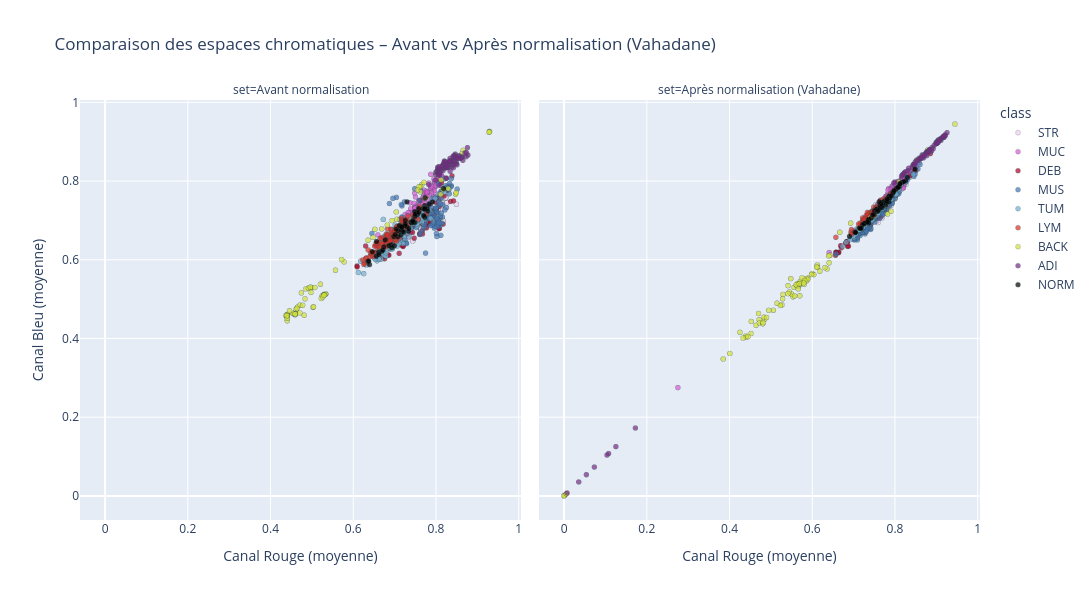

Here is the notebook cell this chart was saved with:
### Code cell
# =======================================================
# 🎨 Comparaison des espaces chromatiques
# Avant vs Après normalisation (basée sur df_batch)
# =======================================================

from tqdm import tqdm
from PIL import Image
import pandas as pd
import plotly.express as px
import numpy as np

# --- 1️⃣ Dossiers sources ---
DATASET_DIR_BEFORE = DATASET_DIR           # avant normalisation
DATASET_DIR_AFTER = OUTPUT_DIR / "normalized_tst"  # après normalisation (Vahadane)

# --- 2️⃣ Fonction pour collecter les moyennes RGB image par image ---
def collect_color_means(base_path, df_subset, label_set, sample_limit=None):
    data = []
    for cls in tqdm(sorted(df_subset["class"].unique()), desc=f"Analyse {label_set}"):
        cls_df = df_subset[df_subset["class"] == cls]
        img_names = cls_df["image"].values.tolist()
        if sample_limit:
            img_names = img_names[:sample_limit]

        for img_name in img_names:
            img_path = base_path / cls / img_name
            if not img_path.exists():
                continue
            try:
                with Image.open(img_path) as img:
                    arr = np.asarray(img, dtype=np.float32) / 255.0
                    mean_rgb = arr.mean(axis=(0, 1))
                    data.append({
                        "set":   label_set,
                        "class": cls,
                        "image": img_name,          # ✅ pour l’appariement
                        "mean_R": float(mean_rgb[0]),
                        "mean_G": float(mean_rgb[1]),
                        "mean_B": float(mean_rgb[2]),
                    })
            except Exception as e:
                print(f"⚠️ Erreur lecture {img_path.name}: {e}")
                continue
    return pd.DataFrame(data)

# --- 3️⃣ Échantillonnage ---
N_SAMPLE_COLOR = 150  # par classe max
df_before = collect_color_means(DATASET_DIR_BEFORE, df_batch, "Avant normalisation", N_SAMPLE_COLOR)
df_after  = collect_color_means(DATASET_DIR_AFTER,  df_batch, "Après normalisation (Vahadane)", N_SAMPLE_COLOR)

# --- 4️⃣ Fusion et aperçu ---
df_compare = pd.concat([df_before, df_after], ignore_index=True)
display(df_compare.head())

# --- 5️⃣ Visualisation 2D : R vs B coloré par classe ---
fig = px.scatter(
    df_compare.sample(frac=1.0, random_state=42),  # shuffle
    x="mean_R",
    y="mean_B",
    color="class",
    facet_col="set",
    color_discrete_sequence=[class_colors.get(c, "#999999") for c in sorted(class_labels.keys())],
    opacity=0.7,
    title="Comparaison des espaces chromatiques – Avant vs Après normalisation (Vahadane)",
    labels={"mean_R": "Canal Rouge (moyenne)", "mean_B": "Canal Bleu (moyenne)"}
)
fig.update_traces(marker=dict(size=5, line=dict(width=0.3, color="DarkSlateGrey")))
fig.update_layout(width=1200, height=600)
fig.show()

# --- 6️⃣ Vérification statistique (dispersion par canal) ---
print("\n📊 Dispersion moyenne par canal (écart-type global)")
summary = df_compare.groupby(["set"])[["mean_R", "mean_G", "mean_B"]].std().round(4)
display(summary)
